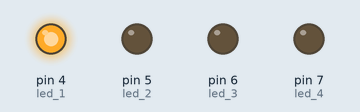
This sketch was run on a simulated Arduino Uno, built with avr-gcc and run on an emulated ATmega328P. On the bench: output pins drawn as LEDs (lit = HIGH).

Above: at 0.4 s.
At 2.0 s:
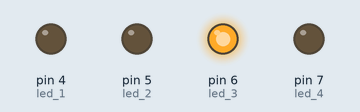
At 2.8 s:
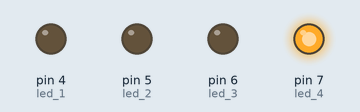
At 4.4 s:
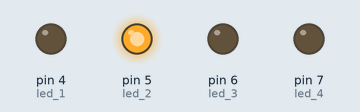
Timing chart, 0 to 6.2 s (numbered marks = the images above):
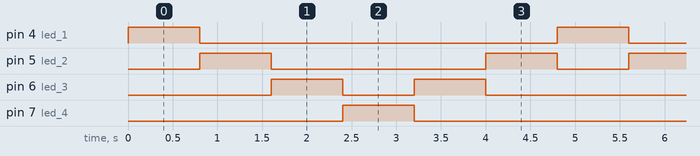

Measured:
- by itself, pin 4 (led_1), pin 7 (led_4): alternates HIGH for 0.80 s and LOW for 4.0 s
- by itself, pin 5 (led_2): repeats every 4.8 s: LOW 2.4 s, HIGH 0.80 s, LOW 0.80 s, HIGH 0.80 s
- by itself, pin 6 (led_3): repeats every 4.8 s: LOW 0.80 s, HIGH 0.80 s, LOW 2.4 s, HIGH 0.80 s

The sketch:

S1_Q2_A_M.ino
```cpp
int led_1 = 4;
int led_2 = 5;
int led_3 = 6;
int led_4 = 7;
void setup() {

pinMode(led_1,OUTPUT);
pinMode(led_2,OUTPUT);
pinMode(led_3,OUTPUT);
pinMode(led_4,OUTPUT);
digitalWrite(led_1,LOW);
digitalWrite(led_2,LOW);
digitalWrite(led_3,LOW);
digitalWrite(led_4,LOW);
}

void loop() {
  digitalWrite(led_1,HIGH);
  delay(800);
  digitalWrite(led_1,LOW);

  digitalWrite(led_2,HIGH);
  delay(800);
  digitalWrite(led_2,LOW);

  digitalWrite(led_3,HIGH);
  delay(800);
  digitalWrite(led_3,LOW);

  digitalWrite(led_4,HIGH);
  delay(800);
  digitalWrite(led_4,LOW);

  digitalWrite(led_3,HIGH);
  delay(800);
  digitalWrite(led_3,LOW);

  digitalWrite(led_2,HIGH);
  delay(800);
  digitalWrite(led_2,LOW);

}
```
